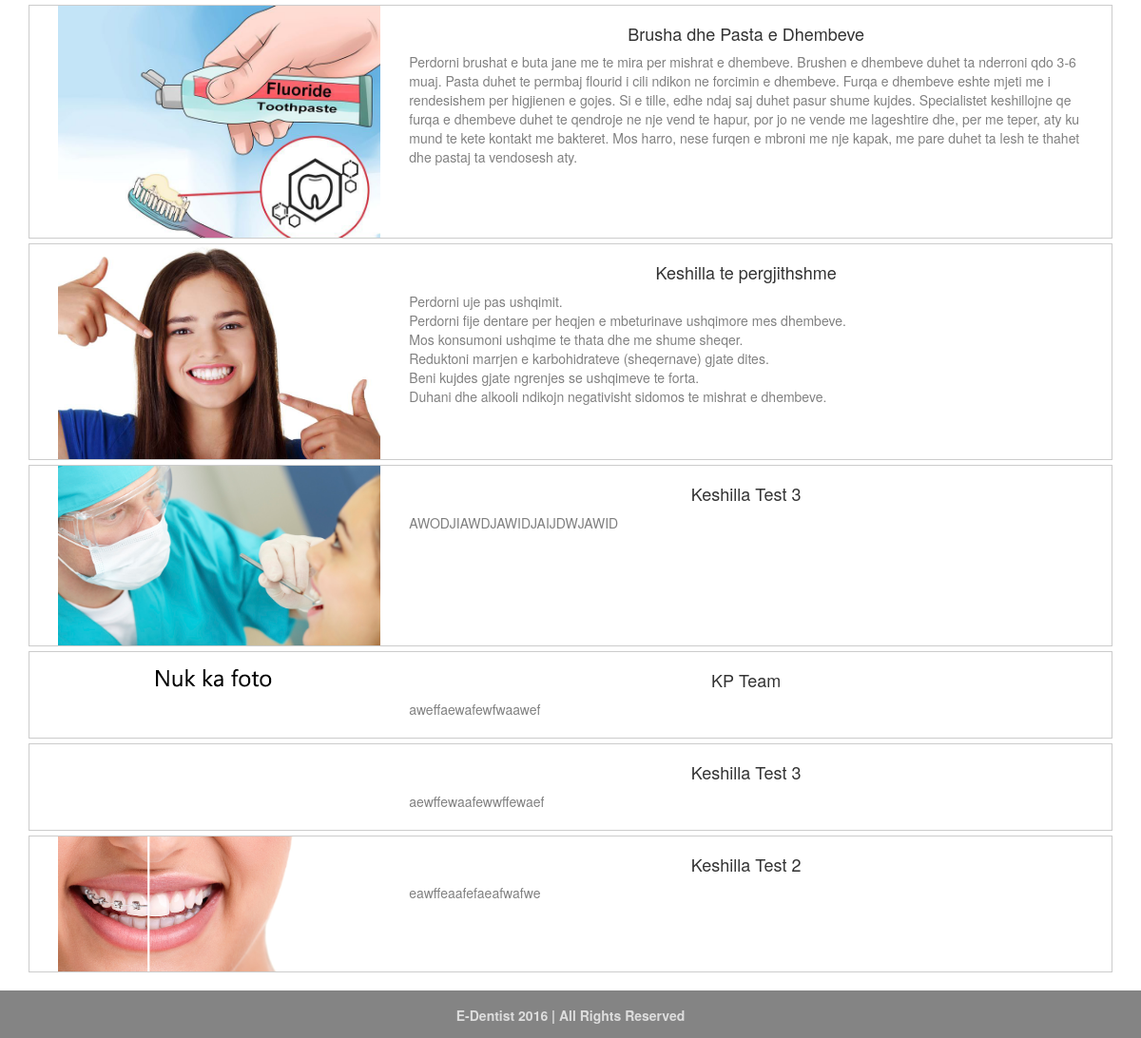
/index.php?faqe=keshillat (lower part), run on an earlier commit of the app's database.
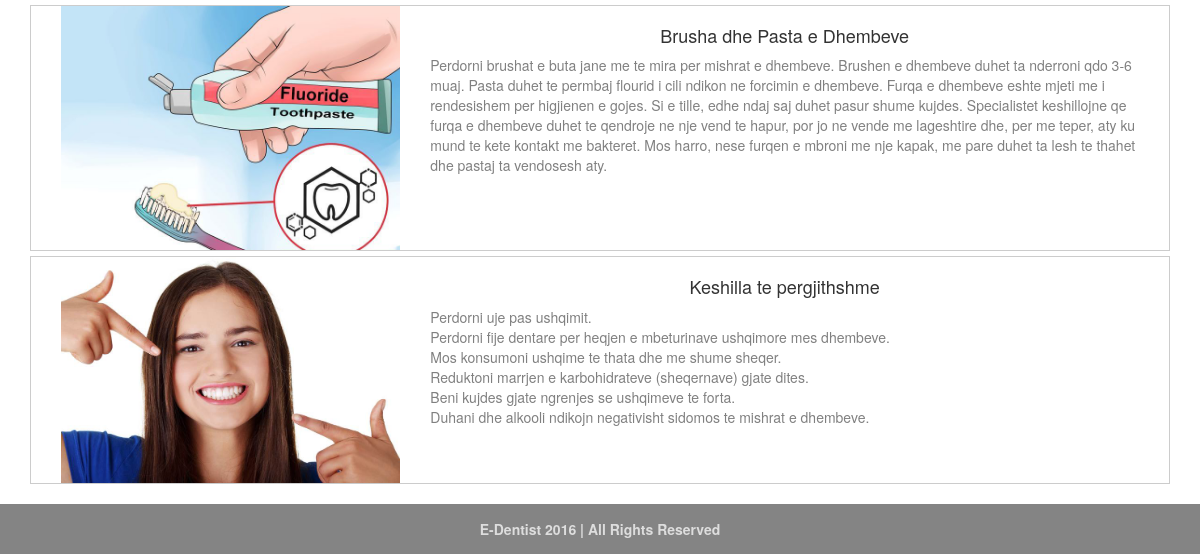
And on a later commit of the database.
### tables this page shows
CREATE TABLE `keshillat` (
  `keshillat_id` int(11) NOT NULL,
  `titulli` varchar(1000) NOT NULL,
  `permbajtja` varchar(1000) NOT NULL,
  `imazhi` varchar(1000) NOT NULL
);

### keshillat.php (the view, shortened to what this page needs)
<?php
$selektimi = 'SELECT * FROM keshillat';
	$result = mysql_query($selektimi) or die ('invalid query:'. mysql_error());
	while($row = mysql_fetch_row($result))
	{
		list($id, $title, $description, $photo)=$row;
                    echo '<ul class="list-group">';
                echo '<div class="col-sm-12 foto" >';
                echo '<div class="col-sm-4">';
                echo'<img src="'.$photo.'" class="img-responsive" >';
                echo '</div>';
                echo'<div class="col-sm-8 text">';
                echo'<h4>'.$title.'</h4>	';
                echo'  <p> '.$description.'</p>';
                echo '</div>';
                echo '</div>';
                echo '</ul> ';
	}
	?>

### index.php (shortened to what this page needs)
<!DOCTYPE html>
  <head>
	<link rel="stylesheet" type="text/css" href="css/mystyle.css">
	<link rel="stylesheet" type="text/css" href="css/jSlider.css">
	<link rel="stylesheet" type="text/css" href="css/hover.css">
    <link href="css/bootstrap.min.css" rel="stylesheet">
     <link rel="stylesheet" href="//code.jquery.com/ui/1.12.1/themes/base/jquery-ui.css">
</head>
<body>
		<div class ="container" id="content" align="center">
					<?php
					switch (@$_GET['faqe'])
					{
                                        case "keshillat":
                                             include('keshillat.php');
                                            break;
					}
					?>
		</div>
     <div class=" navbar navbar-inner  navbar-bottom-fixed" id="footer">
            <p align="center"><strong>E-Dentist 2016 | All Rights Reserved</strong> </p>
    </div>
</body>
</html>

### css/mystyle.css (style rules this page uses)
body { color: #666666; margin : 0px; font-family:"Letter Gothic Bold", Letter Gothic, sans-serif; background-color: #CCCCCC; }
#footer { height: 13.9%; background-color: #848484; margin: 1.2% 0px 0px 0px; border-radius: 0px; }
#footer p { color: #DDDDDD; margin: 1.2% 0px 0px 0px; }
.foto { background-color: white; border: 1px solid #CCCCCC; margin-bottom: 5px; }
.text { text-align: center; padding: 10px; }
.text p { text-align: left; color:grey; }

What changed in the data, as far as the page shows it:
removed keshillat: imazhi (picture), titulli "Keshilla Test 3", permbajtja "AWODJIAWDJAWIDJAIJDWJAWID"
removed keshillat: imazhi (placeholder picture), titulli "KP Team", permbajtja "aweffaewafewfwaawef"
removed keshillat: imazhi (picture), titulli "Keshilla Test 3", permbajtja "aewffewaafewwffewaef"
removed keshillat: imazhi (picture), titulli "Keshilla Test 2", permbajtja "eawffeaafefaeafwafwe"
